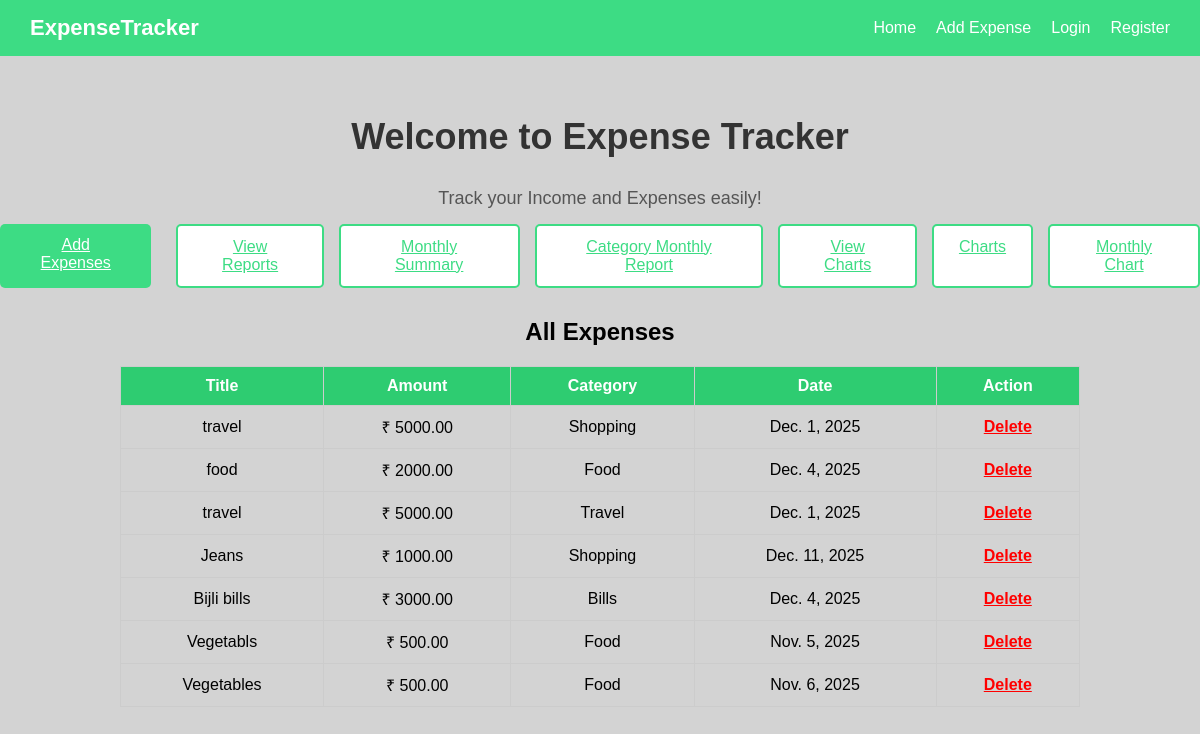
Page /expense/ on the committed database.
### expenses/models.py (models this page shows, shortened)
class Expense(models.Model):
    CATEGORY_CHOICES = [
        ('Food', 'Food'),
        ('Travel', 'Travel'),
        ('Shopping', 'Shopping'),
        ('Bills', 'Bills'),
        ('Other', 'Other'),
    ]
    title = models.CharField(max_length=100)
    amount = models.DecimalField(max_digits=10, decimal_places=2)
    category = models.CharField(max_length=20, choices=CATEGORY_CHOICES)
    date = models.DateField()

### expenses/views.py (the view)
# urls.py: path('', views.home, name='home'),
def home(request):
    expenses = Expense.objects.all()
    return render(request, 'expenses/home.html', {
        'expenses': expenses
    })

### expenses/templates/expenses/home.html
{% extends 'base.html' %}
{% block content %}
<div class="hero">
    <h1>Welcome to Expense Tracker</h1>
    <p class="hero-subtitle">Track your Income and Expenses easily!</p>
     <div class="btn-group">
        <a href="{% url 'add_expense' %}" class="primary-btn">Add Expenses</a>
        <a href="#" class="secondary-btn">View Reports</a>
        <a href="{% url 'monthly_summary' %}" class="secondary-btn">Monthly Summary</a>
        <a href="{% url 'category_monthly' %}" class="secondary-btn">
        Category Monthly Report
        </a>
        <a href="{% url 'expense_chart' %}" class="secondary-btn">
        View Charts
        </a>
        <a href="{% url 'expense_chart' %}" class="secondary-btn">Charts</a>
        <a href="{% url 'monthly_chart' %}" class="secondary-btn">Monthly Chart</a>
    </div>
    <h2 style="margin-top:30px;">All Expenses</h2>
<table class="expense-table">
    <tr>
        <th>Title</th>
        <th>Amount</th>
        <th>Category</th>
        <th>Date</th>
        <th>Action</th>
    </tr>
    {% for expense in expenses %}
    <tr>
        <td>{{ expense.title }}</td>
        <td>₹ {{ expense.amount }}</td>
        <td>{{ expense.category }}</td>
        <td>{{ expense.date }}</td>
        <td>
        <a href="{% url 'delete_expense' expense.id %}"
           onclick="return confirm('Are you sure you want to delete this expense?')"
           style="color:red; font-weight:bold;">
            Delete
        </a>
    </td>
    </tr>
    {% empty %}
    <tr>
        <td colspan="5">No expenses added yet</td>
    </tr>
    {% endfor %}
</table>
</div>
{% endblock %}

### expenses/templates/base.html (shortened to what this page needs)
<!DOCTYPE html>
<html lang="en">
<head>
    {% load static %}
    <link rel="stylesheet" href="{% static 'style.css' %}">
</head>
<body>
    <nav class="navbar">
    <div class="logo">ExpenseTracker</div>
    <ul>
        <li><a href="{% url 'home' %}">Home</a></li>
        <li><a href="{% url 'add_expense' %}">Add Expense</a></li>
        <li><a href="#">Login</a></li>
        <li><a href="#">Register</a></li>
    </ul>
</nav>
    {% block content %}{% endblock %}
</body>
</html>

### static/style.css (style rules this page uses)
* { margin: 0; padding: 0; box-sizing: border-box; }
html, body { width: 100%; height: 100%; }
.navbar ul { list-style: none; display: flex; gap: 20px; margin: 0; padding: 0; }
.navbar ul li a { text-decoration: none; color: white; font-weight: 500; }
.navbar { display: flex; justify-content: space-between; align-items: center; background-color: #38df83; width: 100%; padding: 20px 40px; margin-top: 0%; margin-left: auto; }
.logo { color: white; font-size: 22px; font-weight: bold; }
body { font-family: Arial, sans-serif; background-color: #f2f2f2; }
.navbar { background-color: #3ddc84; display: flex; justify-content: space-between; align-items: center; padding: 15px 30px; }
.logo { font-size: 22px; font-weight: bold; color: white; }
.hero { height: calc(100vh - 70px); display: flex; flex-direction: column; justify-content: center; align-items: center; background-color: #d3d3d3; text-align: center; }
.hero h1 { font-size: 36px; color: #333; margin-bottom:15px; }
.hero p { font-size: 18px; margin: 15px 0; color: #555; }
.hero-subtitle { margin-bottom: 25px; font-size: 18px; color: #333; }
.btn-group { display: flex; justify-content: center; gap: 15px; }
.primary-btn { background-color: #3ddc84; color: white; border: none; padding: 12px 25px; margin-right: 10px; font-size: 16px; cursor: pointer; border-radius: 5px; }
.secondary-btn { background-color: white; color: #3ddc84; border: 2px solid #3ddc84; padding: 12px 25px; font-size: 16px; cursor: pointer; border-radius: 5px; }
.expense-table { width: 80%; margin: 20px auto; border-collapse: collapse; }
.expense-table th, .expense-table td { border: 1px solid #ccc; padding: 10px; text-align: center; }
.expense-table th { background-color: #2ecc71; color: white; }

### rows in the picture
Expense: title "travel", amount "5000.00", category "Shopping", date "Dec. 1, 2025"
Expense: title "food", amount "2000.00", category "Food", date "Dec. 4, 2025"
Expense: title "travel", amount "5000.00", category "Travel", date "Dec. 1, 2025"
Expense: title "Jeans", amount "1000.00", category "Shopping", date "Dec. 11, 2025"
Expense: title "Bijli bills", amount "3000.00", category "Bills", date "Dec. 4, 2025"
Expense: title "Vegetabls", amount "500.00", category "Food", date "Nov. 5, 2025"
Expense: title "Vegetables", amount "500.00", category "Food", date "Nov. 6, 2025"
